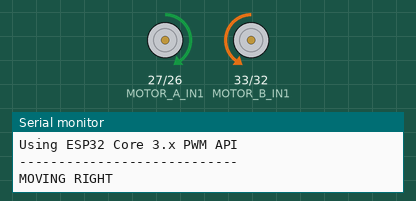
Simulated run of this sketch. Board: ESP32. On the bench: motor-driver pin pairs drawn as motors (green arrow = first pin HIGH = forward, orange = second pin HIGH = backward, longer = more drive), the last lines printed to the serial monitor.

Above: at 2.15 s.
At 7.9 s:
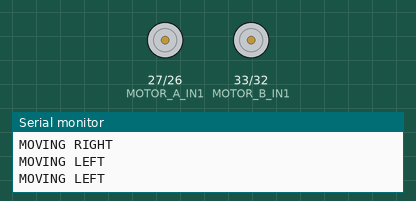
At 13.65 s:
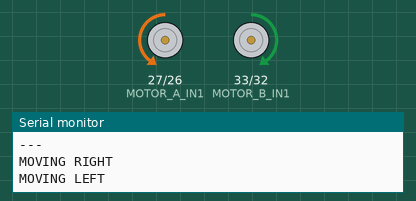
Timing chart, 0 to 14.0 s (numbered marks = the images above):
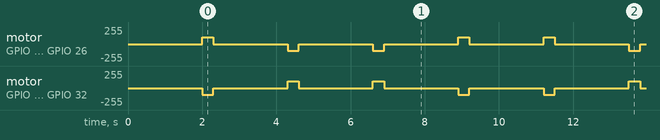

Measured:
- by itself, motor on GPIO 27 (MOTOR_A_IN1) / GPIO 26 (MOTOR_A_IN2): repeats every 9.2 s: 2 × (stopped 2.0 s, backward 100/255 0.30 s), 2 × (stopped 2.0 s, forward 100/255 0.30 s)
- by itself, motor on GPIO 33 (MOTOR_B_IN1) / GPIO 32 (MOTOR_B_IN2): repeats every 9.2 s: 2 × (stopped 2.0 s, forward 100/255 0.30 s), 2 × (stopped 2.0 s, backward 100/255 0.30 s)

The sketch:

sketch_jan2a.ino
```cpp
/*
 * Simple Rotation Test for 2-Motor Robot (ESP32 Core 3.x Compatible)
 * Hardware Setup:
 * - MX1508 Motor A (Left) -> Pins 27, 26
 * - MX1508 Motor B (Right) -> Pins 33, 32
 *
 * Rotation Logic:
 * - Rotate Right: Left motor forward, Right motor backward
 * - Rotate Left: Left motor backward, Right motor forward
 */

#include <Arduino.h>

// --- PIN DEFINITIONS ---
// Motor A (Left)
const int MOTOR_A_IN1 = 27;
const int MOTOR_A_IN2 = 26;

// Motor B (Right)
const int MOTOR_B_IN1 = 33;
const int MOTOR_B_IN2 = 32;

// PWM Settings
const int pwmFreq = 5000;      // 5 KHz frequency
const int pwmResolution = 8;   // 8-bit resolution (0-255)

// --- SETTINGS ---
const int motorSpeed = 100;      // Speed (0-255), adjust as needed
const int rotationTime = 300;   // How long to rotate (milliseconds)
const int pauseTime = 2000;      // Pause between rotations (milliseconds)

// --- FUNCTION PROTOTYPES ---
void rotateRight();
void rotateLeft();
void stopMotors();

void setup() {
  Serial.begin(115200);

  // Configure PWM for each motor pin (ESP32 Core 3.x API)
  ledcAttach(MOTOR_A_IN1, pwmFreq, pwmResolution);
  ledcAttach(MOTOR_A_IN2, pwmFreq, pwmResolution);
  ledcAttach(MOTOR_B_IN1, pwmFreq, pwmResolution);
  ledcAttach(MOTOR_B_IN2, pwmFreq, pwmResolution);

  // Make sure motors start stopped
  stopMotors();

  Serial.println("Robot Rotation Test Started!");
  Serial.println("Using ESP32 Core 3.x PWM API");
  Serial.println("----------------------------");
  delay(2000); // Initial 2 second delay before starting
}

void loop() {
  // // Rotate Right
  // Serial.println("MOVING RIGHT");
  // rotateRight();
  // delay(rotationTime);

  // // Stop briefly
  // stopMotors();
  // delay(pauseTime);

  // // Rotate Left
  // Serial.println("MOVING LEFT");
  // rotateLeft();
  // delay(rotationTime);

  // // Stop briefly
  // stopMotors();
  // delay(pauseTime);

  // Serial.println("---"); // Separator for readability


  // sweep function
  sweep180();
}

// --- ROTATION FUNCTIONS ---

void rotateRight() {
  // Left Motor Forward (to rotate right)
  ledcWrite(MOTOR_A_IN1, motorSpeed);
  ledcWrite(MOTOR_A_IN2, 0);

  // Right Motor Backward (to rotate right)
  ledcWrite(MOTOR_B_IN1, 0);
  ledcWrite(MOTOR_B_IN2, motorSpeed);
}

void rotateLeft() {
  // Left Motor Backward (to rotate left)
  ledcWrite(MOTOR_A_IN1, 0);
  ledcWrite(MOTOR_A_IN2, motorSpeed);

  // Right Motor Forward (to rotate left)
  ledcWrite(MOTOR_B_IN1, motorSpeed);
  ledcWrite(MOTOR_B_IN2, 0);
}

void sweep180(){
  // Rotate Right
  Serial.println("MOVING RIGHT");
  rotateRight();
  delay(rotationTime);

  // Stop briefly
  stopMotors();
  delay(pauseTime);

  // Rotate Left
  Serial.println("MOVING LEFT");
  rotateLeft();
  delay(rotationTime);

  // Stop briefly
  stopMotors();
  delay(pauseTime);

  // Rotate Left
  Serial.println("MOVING LEFT");
  rotateLeft();
  delay(rotationTime);

  // Stop briefly
  stopMotors();
  delay(pauseTime);


  Serial.println("MOVING RIGHT");
  rotateRight();
  delay(rotationTime);

  // Stop briefly
  stopMotors();
  delay(pauseTime);

  Serial.println("---"); // Separator for readability
}

void stopMotors() {
  ledcWrite(MOTOR_A_IN1, 0);
  ledcWrite(MOTOR_A_IN2, 0);
  ledcWrite(MOTOR_B_IN1, 0);
  ledcWrite(MOTOR_B_IN2, 0);
}
```
